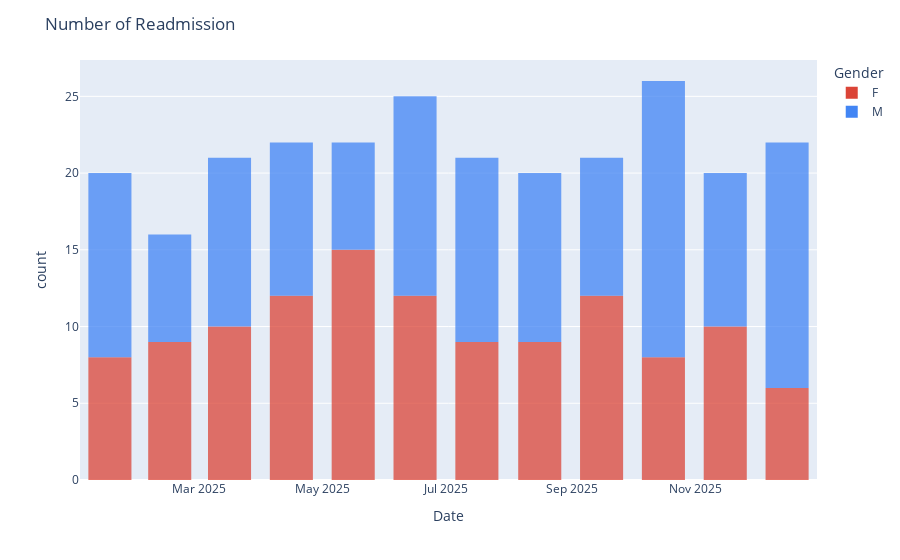

Notebook code cell kept with this figure:
### Code cell
fig = px.histogram(df_sample, x="Date", color="Gender", color_discrete_sequence=['#DB4437', '#4285F4'], opacity=0.75)
fig.update_layout(
    title_text='Number of Readmission', # title of plot
    xaxis_title_text='Date', # xaxis label
    bargap=0.2, # gap between bars of adjacent location coordinates
    bargroupgap=0.1 # gap between bars of the same location coordinates
)
fig.show()

### Figure 1 — Plotly figure (JSON) as saved in the notebook; plotly's stock layout.template omitted (floating-point values rounded to 4 significant figures; data arrays with more than 128 entries replaced by an {"elided": "..."} marker saying what was removed)
{"data": [{"alignmentgroup": "True", "bingroup": "x", "hovertemplate": "Gender=F<br>Date=%{x}<br>count=%{y}<extra></extra>", "legendgroup": "F", "marker": {"color": "#DB4437", "opacity": 0.75}, "name": "F", "offsetgroup": "F", "orientation": "v", "showlegend": true, "type": "histogram", "x": ["2025-03-02T00:00:00", "2025-05-08T00:00:00", "2025-06-30T00:00:00", "2025-01-02T00:00:00", "2025-06-12T00:00:00", "2025-08-30T00:00:00", "2025-09-05T00:00:00", "2025-05-03T00:00:00", "2025-03-23T00:00:00", "2025-11-20T00:00:00", "2025-12-20T00:00:00", "2025-03-04T00:00:00", "2025-06-06T00:00:00", "2025-04-13T00:00:00", "2025-01-05T00:00:00", "2025-11-07T00:00:00", "2025-12-06T00:00:00", "2025-02-27T00:00:00", "2025-02-22T00:00:00", "2025-11-22T00:00:00", "2025-08-22T00:00:00", "2025-05-09T00:00:00", "2025-04-18T00:00:00", "2025-07-21T00:00:00", "2025-07-07T00:00:00", "2025-03-17T00:00:00", "2025-05-22T00:00:00", "2025-01-13T00:00:00", "2025-05-27T00:00:00", "2025-11-15T00:00:00", "2025-05-07T00:00:00", "2025-11-13T00:00:00", "2025-06-29T00:00:00", "2025-05-23T00:00:00", "2025-10-04T00:00:00", "2025-01-29T00:00:00", "2025-12-02T00:00:00", "2025-05-14T00:00:00", "2025-07-06T00:00:00", "2025-06-02T00:00:00", "2025-10-12T00:00:00", "2025-01-01T00:00:00", "2025-05-21T00:00:00", "2025-10-13T00:00:00", "2025-06-13T00:00:00", "2025-04-10T00:00:00", "2025-05-06T00:00:00", "2025-10-07T00:00:00", "2025-08-07T00:00:00", "2025-06-08T00:00:00", "2025-06-07T00:00:00", "2025-09-16T00:00:00", "2025-04-19T00:00:00", "2025-08-18T00:00:00", "2025-08-11T00:00:00", "2025-05-10T00:00:00", "2025-11-18T00:00:00", "2025-06-18T00:00:00", "2025-05-25T00:00:00", "2025-06-04T00:00:00", "2025-07-16T00:00:00", "2025-12-01T00:00:00", "2025-09-28T00:00:00", "2025-11-23T00:00:00", "2025-05-20T00:00:00", "2025-09-12T00:00:00", "2025-09-25T00:00:00", "2025-06-24T00:00:00", "2025-03-21T00:00:00", "2025-02-24T00:00:00", "2025-06-11T00:00:00", "2025-02-20T00:00:00", "2025-05-13T00:00:00", "2025-04-17T00:00:00", "2025-09-29T00:00:00", "2025-03-18T00:00:00", "2025-09-10T00:00:00", "2025-04-07T00:00:00", "2025-02-21T00:00:00", "2025-04-21T00:00:00", "2025-11-02T00:00:00", "2025-03-29T00:00:00", "2025-09-11T00:00:00", "2025-01-09T00:00:00", "2025-03-25T00:00:00", "2025-03-19T00:00:00", "2025-07-23T00:00:00", "2025-04-15T00:00:00", "2025-07-01T00:00:00", "2025-09-30T00:00:00", "2025-01-23T00:00:00", "2025-08-13T00:00:00", "2025-09-03T00:00:00", "2025-02-03T00:00:00", "2025-04-01T00:00:00", "2025-12-13T00:00:00", "2025-11-08T00:00:00", "2025-02-01T00:00:00", "2025-10-30T00:00:00", "2025-04-02T00:00:00", "2025-07-05T00:00:00", "2025-08-05T00:00:00", "2025-01-08T00:00:00", "2025-08-26T00:00:00", "2025-02-04T00:00:00", "2025-07-12T00:00:00", "2025-09-23T00:00:00", "2025-08-02T00:00:00", "2025-03-26T00:00:00", "2025-04-22T00:00:00", "2025-10-11T00:00:00", "2025-04-25T00:00:00", "2025-05-17T00:00:00", "2025-02-07T00:00:00", "2025-10-05T00:00:00", "2025-11-10T00:00:00", "2025-10-20T00:00:00", "2025-07-04T00:00:00", "2025-09-08T00:00:00", "2025-12-21T00:00:00"], "xaxis": "x", "yaxis": "y"}, {"alignmentgroup": "True", "bingroup": "x", "hovertemplate": "Gender=M<br>Date=%{x}<br>count=%{y}<extra></extra>", "legendgroup": "M", "marker": {"color": "#4285F4", "opacity": 0.75}, "name": "M", "offsetgroup": "M", "orientation": "v", "showlegend": true, "type": "histogram", "x": {"elided": "136 str values"}, "xaxis": "x", "yaxis": "y"}], "layout": {"bargap": 0.2, "bargroupgap": 0.1, "barmode": "relative", "legend": {"title": {"text": "Gender"}, "tracegroupgap": 0}, "margin": {"t": 60}, "title": {"text": "Number of Readmission"}, "xaxis": {"anchor": "y", "domain": [0, 1], "title": {"text": "Date"}}, "yaxis": {"anchor": "x", "domain": [0, 1], "title": {"text": "count"}}}}
